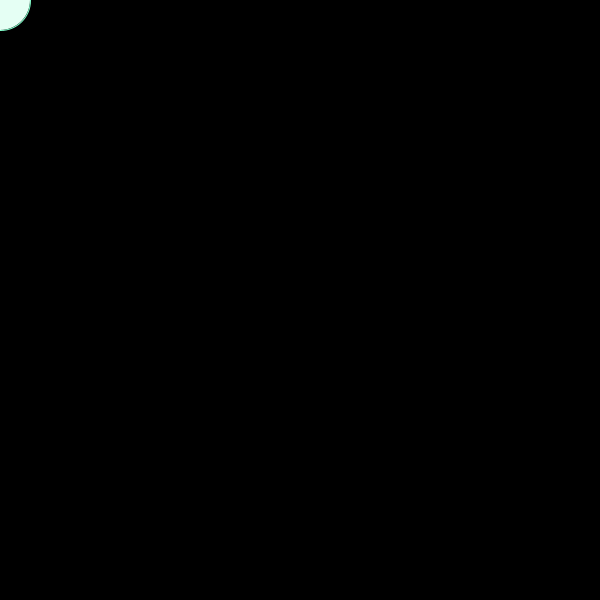
Frame 1 (no input)
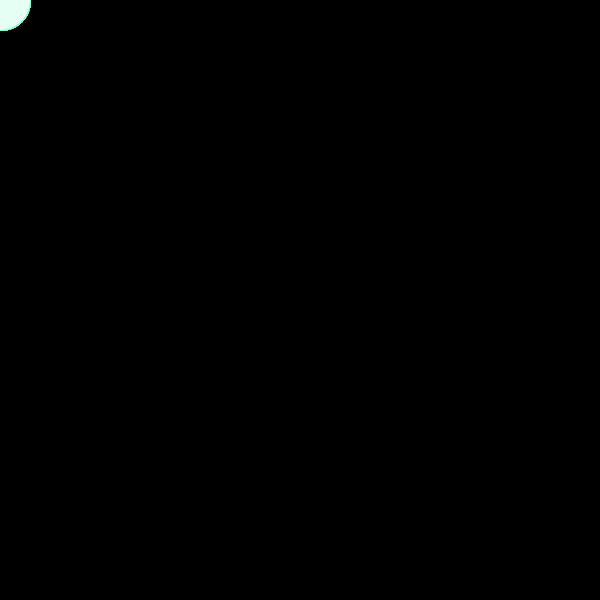
Frame 60 (the mouse pressed at the canvas centre just before this capture)
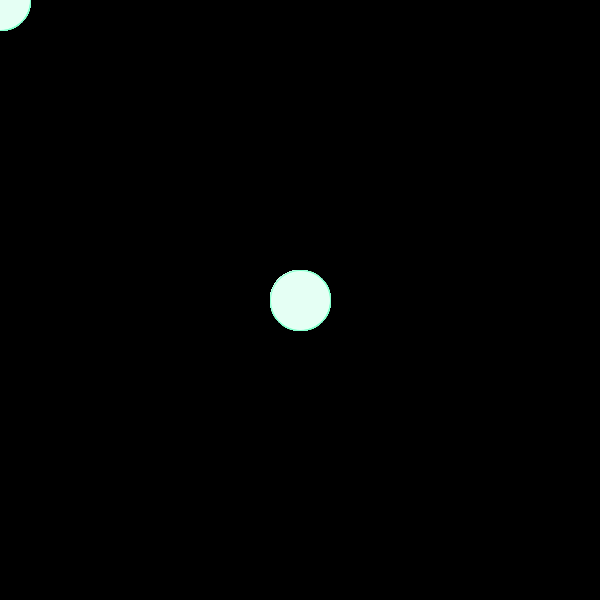
Frame 120 (the mouse held since frame 60 and released just before this capture)

The Processing sketch that drew these frames (run headless with seeded random() and noise(); from frame 60 on, the mouse is pressed at the canvas centre):

// Processing sketch: processing_134006
// ── processing_134006.pde

void setup(){
  background(0);
  size(600,600);
}
void draw(){
fill (229,255,244);
stroke(131,255,204);
  ellipse(mouseX,mouseY,60,60);
}
